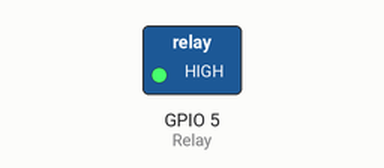
Bench run of a program on a simulated Raspberry Pi (BCM pin numbers). On the bench: switched loads named in the program (green lamp = pin HIGH).

Above: at 1.0 s.
At 3.0 s:
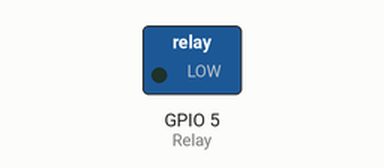
Timing chart, 0 to 5.2 s (numbered marks = the images above):
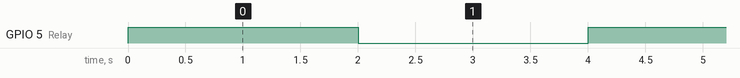

Measured:
- by itself, GPIO 5 (Relay): alternates HIGH for 2.0 s and LOW for 2.0 s

The program:

Relay.py
```python
import RPi.GPIO as GPIO
import time
GPIO.setmode(GPIO.BCM)
GPIO.setwarnings(False)

Relay = 5

GPIO.setup(Relay, GPIO.OUT)
GPIO.output(Relay, GPIO.LOW)

while(True):
    GPIO.output(Relay, GPIO.HIGH)
    time.sleep(2)
    GPIO.output(Relay, GPIO.LOW)
    time.sleep(2)
```
